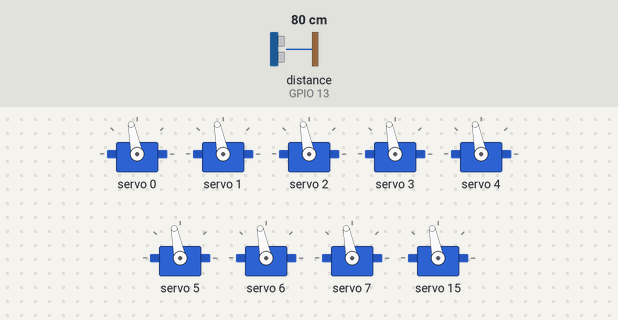
Recording of a sketch running on a simulated ESP32. Parts: 9 × servo. Wiring (inferred from the names in the program): ultrasonic range finder: trigger GPIO 12; echo GPIO 13. Inputs (shaded band) come from the test bench; at power-on: distance to the obstacle (sensor on GPIO 13) 80 cm. The echo pulse lasts 58.3 µs per cm; nothing arrives over Bluetooth unless stated; what the sketch prints to the serial monitor is not drawn.

Above: at 0.1 s.
1.8 s: distance to the obstacle (sensor on GPIO 13) set to 2 cm
At 2.83 s:
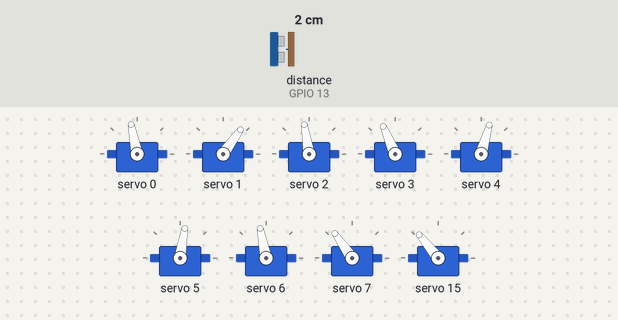
4.8 s: distance to the obstacle (sensor on GPIO 13) set to 35 cm
At 5.65 s:
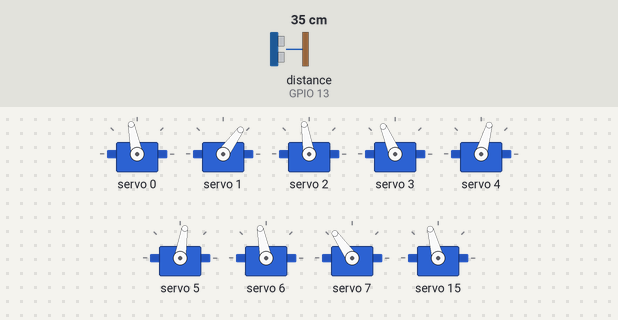
7.8 s: distance to the obstacle (sensor on GPIO 13) set to 4 cm
At 8.51 s:
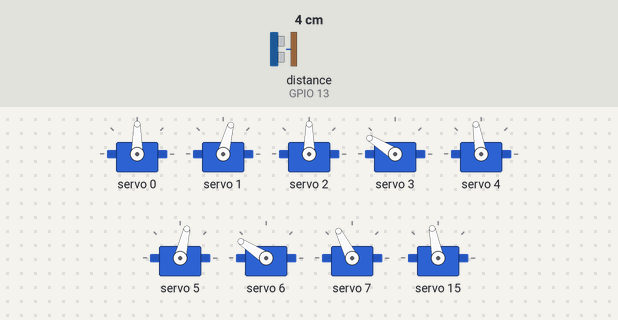
10.8 s: distance to the obstacle (sensor on GPIO 13) set to 60 cm
At 11.11 s:
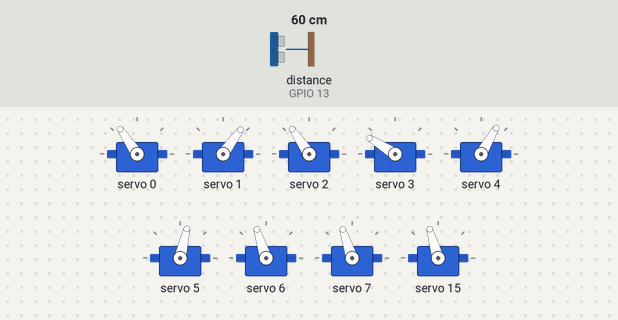
13.8 s: distance to the obstacle (sensor on GPIO 13) set to 9 cm
At 14.6 s:
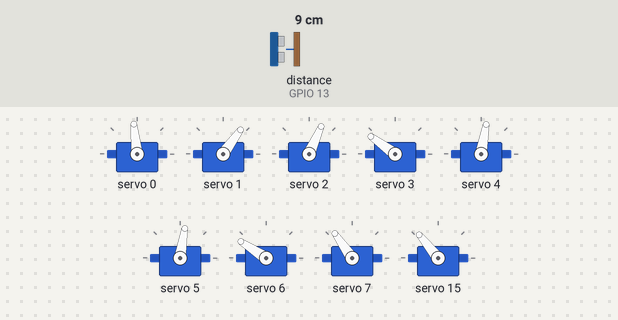
16.8 s: distance to the obstacle (sensor on GPIO 13) set to 120 cm
At 17.15 s:
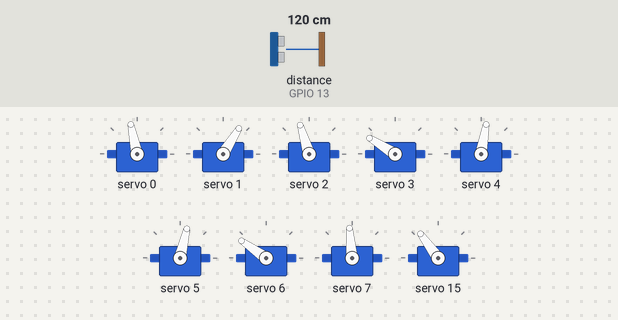
Timing chart, 0 to 20.8 s (numbered marks = the images above; inputs shaded):
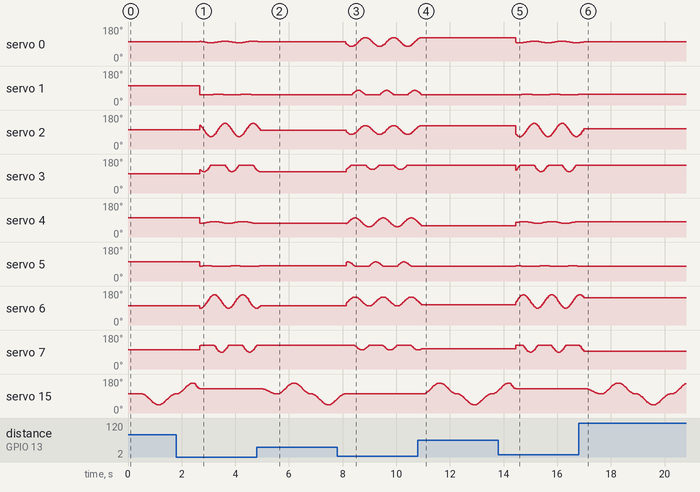

Measured:
- after the input at 4.8 s, servo 0: goes on until 4.9 s, then stays 101°; servo 1: stops changing and stays 54°; servo 3: goes on until 4.9 s, then stays 113°; servo 4: goes on until 4.9 s, then stays 74°; servo 5: goes on until 4.9 s, then stays 81°
- after the input at 10.8 s, servo 0, servo 2: goes on until 10.9 s, then stays 124°; servo 3: stops changing and stays 148°; servo 5: stops changing and stays 77°
- after the input at 16.8 s, servo 0: goes on until 17.0 s, then stays 102°; servo 1: goes on until 16.9 s, then stays 58°; servo 3: stops changing and stays 148°; servo 4: goes on until 17.0 s, then stays 80°; servo 5: goes on until 16.8 s, then stays 77°

The sketch:

ALBERT_hand_following.ino
```cpp
#include <Wire.h>
#include <Adafruit_PWMServoDriver.h>
#include <math.h>

#if defined(ESP32)
#include "BluetoothSerial.h"
BluetoothSerial SerialBT;
#endif

Adafruit_PWMServoDriver pwm = Adafruit_PWMServoDriver();

// ============================================================
// Servo configuration
// ============================================================
#define SERVOMIN   50
#define SERVOMAX   550
#define CENTER     325
#define NUM_SERVOS 8
#define NECK_SERVO 15

// Radar sweep — wider and slower
#define SWEEP_RANGE  120
#define SWEEP_STEPS   4

// Smooth neck move config
#define SMOOTH_STEPS  30          // interpolation steps per move
#define SMOOTH_DELAY  20          // ms per step → ~600ms per swing

// Walk motion parameters
#define DELAY_TIME    3
#define SPEED_FACTOR  1.5
#define MAX_STEP      8

// ============================================================
// Target detection / loss thresholds — HYSTERESIS
// ============================================================
#define DETECT_DIST   20          // cm — acquire target
#define LOSE_DIST     30          // cm — lose target (wider gap = more stable)

// Consecutive miss counter — ignore single noisy pings
#define MISS_THRESHOLD  5         // need N consecutive misses before giving up

// ============================================================
// Ultrasonic
// ============================================================
#define TRIG_PIN 12
#define ECHO_PIN 13

// ============================================================
// Walk oscillation globals
// ============================================================
const float FREQUENCY = 0.006;
const float AMPLITUDE = 50.0;

int direction = 1;
unsigned long currentMillis = 0, oldMillis = 0, innerTime = 0;

float off_set_walk[NUM_SERVOS] = {0, -100, 0, 100, -50, -50, 50, +50};
int   pulselen[NUM_SERVOS];

float phase[8] = {
  PI  +  PI/8,   PI/2 + PI  +  PI/8,
  0   +  PI/8,   PI/2        +  PI/8,
  0   -  PI/8,   PI/2        -  PI/8,
  PI  -  PI/8,   PI/2 + PI  -  PI/8
};

// ============================================================
// State machine
// ============================================================
enum DogState { STATE_SCAN, STATE_LEFT, STATE_RIGHT, STATE_FWD };
DogState state = STATE_SCAN;

// ============================================================
// Neck tracking
// ============================================================
int currentNeckPos = CENTER;

// ============================================================
// Easing + smooth servo
// ============================================================
float easeInOut(float t) {
  return 0.5f * (1.0f - cos(t * PI));
}

void smoothServo(uint8_t channel, int &currentPos, int targetPos,
                 int steps = SMOOTH_STEPS, int stepDelay = SMOOTH_DELAY) {
  if (currentPos == targetPos) return;
  int startPos = currentPos;
  for (int i = 1; i <= steps; i++) {
    float t      = (float)i / (float)steps;
    float eased  = easeInOut(t);
    int   newPos = startPos + (int)((targetPos - startPos) * eased);
    pwm.setPWM(channel, 0, newPos);
    delay(stepDelay);
  }
  currentPos = targetPos;
}

// ============================================================
// Distance measurement
// ============================================================
long readDistance() {
  digitalWrite(TRIG_PIN, LOW);
  delayMicroseconds(2);
  digitalWrite(TRIG_PIN, HIGH);
  delayMicroseconds(10);
  digitalWrite(TRIG_PIN, LOW);

  long duration = pulseIn(ECHO_PIN, HIGH, 30000);
  long distance = duration * 0.034 / 2;
  if (distance == 0) distance = 9999;
  return distance;
}

// Averaged to reduce ultrasonic jitter
long readDistanceAvg(int samples = 3) {
  long sum = 0;
  for (int i = 0; i < samples; i++) {
    sum += readDistance();
    delay(5);
  }
  return sum / samples;
}

// ============================================================
// Target loss check — hysteresis + consecutive miss counter
// Returns true only if target is GENUINELY lost
// ============================================================
bool targetLost() {
  static int missCount = 0;

  long d = readDistanceAvg();

  if (d > LOSE_DIST) {
    missCount++;
    Serial.print("Miss "); Serial.print(missCount);
    Serial.print("/"); Serial.println(MISS_THRESHOLD);

    if (missCount >= MISS_THRESHOLD) {
      missCount = 0;
      return true;    // confirmed lost
    }
  } else {
    missCount = 0;    // any good reading resets the counter
  }

  return false;
}

// ============================================================
// Transition helper
// ============================================================
void transitionToScan() {
  Serial.println("Target lost → easing back to scan");
  smoothServo(NECK_SERVO, currentNeckPos, CENTER, SMOOTH_STEPS, SMOOTH_DELAY);
  state = STATE_SCAN;
}

// ============================================================
// Walk sequences
// ============================================================
void runOscillation(float localAmp[8]) {
  oldMillis     = currentMillis;
  currentMillis = millis();
  innerTime    += direction * (currentMillis - oldMillis);

  for (int s = 0; s < NUM_SERVOS; s += 2) {
    pulselen[s] = CENTER + off_set_walk[s]
                + localAmp[s] * AMPLITUDE * cos(FREQUENCY * innerTime + phase[s]);
    pwm.setPWM(s, 0, pulselen[s]);
  }

  for (int s = 1; s < NUM_SERVOS; s += 2) {
    float c     = max(0.0f, cos(FREQUENCY * innerTime + phase[s]));
    pulselen[s] = CENTER + off_set_walk[s] + localAmp[s] * AMPLITUDE * c;
    pwm.setPWM(s, 0, pulselen[s]);
  }

  delay(DELAY_TIME);
}

void runWalkSequence(Adafruit_PWMServoDriver &unused) {
  float a[8] = {1.0, 1.0, -1.0, -1.0, 1.0, 1.0, -1.0, -1.0};
  runOscillation(a);
}

void runWalkSequenceLeft(Adafruit_PWMServoDriver &unused) {
  float a[8] = {1.5, 1.5, -0.2, -0.2, 1.5, 1.5, -0.2, -0.2};
  runOscillation(a);
}

void runWalkSequenceRight(Adafruit_PWMServoDriver &unused) {
  float a[8] = {0.2, 0.2, -1.5, -1.5, 0.2, 0.2, -1.5, -1.5};
  runOscillation(a);
}

void runWalkSequenceLeftSpot(Adafruit_PWMServoDriver &unused) {
  float a[8] = {1.5, 1.5, 1.5, 1.5, 1.5, 1.5, 1.5, 1.5};
  runOscillation(a);
}

void runWalkSequenceRightSpot(Adafruit_PWMServoDriver &unused) {
  float a[8] = {-1.5, -1.5, -1.5, -1.5, -1.5, -1.5, -1.5, -1.5};
  runOscillation(a);
}

// ============================================================
// Setup
// ============================================================
void setup() {
  Serial.begin(115200);

#if defined(ESP32)
  SerialBT.begin("ESP32_RadarDog");
#endif

  pinMode(TRIG_PIN, OUTPUT);
  pinMode(ECHO_PIN, INPUT);

  pwm.begin();
  pwm.setPWMFreq(50);
  delay(10);

  for (int i = 0; i < NUM_SERVOS; i++)
    pwm.setPWM(i, 0, CENTER);

  currentNeckPos = CENTER;
  pwm.setPWM(NECK_SERVO, 0, CENTER);
  delay(500);
}

// ============================================================
// Main loop
// ============================================================
void loop() {

  switch (state) {

    // ----------------------------------------------------------
    // SCAN MODE
    // ----------------------------------------------------------
    case STATE_SCAN: {

      const int positions[SWEEP_STEPS] = {
        CENTER - SWEEP_RANGE,
        CENTER,
        CENTER + SWEEP_RANGE,
        CENTER
      };

      static int index = 0;
      int targetPos = positions[index];

      smoothServo(NECK_SERVO, currentNeckPos, targetPos, SMOOTH_STEPS, SMOOTH_DELAY);

      long d = readDistanceAvg();
      Serial.print("SCAN pos "); Serial.print(targetPos);
      Serial.print("  dist = "); Serial.println(d);

      // Use DETECT_DIST (tight threshold) to acquire target
      if (d < DETECT_DIST) {
        if      (targetPos > CENTER + 15) { Serial.println("→ RIGHT"); state = STATE_RIGHT; }
        else if (targetPos < CENTER - 15) { Serial.println("→ LEFT");  state = STATE_LEFT;  }
        else                              { Serial.println("→ FWD");   state = STATE_FWD;   }
        break;
      }

      index = (index + 1) % SWEEP_STEPS;
      break;
    }

    // ----------------------------------------------------------
    // TURN LEFT
    // Uses LOSE_DIST + miss counter to release lock
    // ----------------------------------------------------------
    case STATE_LEFT:
      smoothServo(NECK_SERVO, currentNeckPos, CENTER - SWEEP_RANGE / 2, 15, 15);
      runWalkSequenceLeft(pwm);
      if (targetLost()) transitionToScan();
      break;

    // ----------------------------------------------------------
    // TURN RIGHT
    // ----------------------------------------------------------
    case STATE_RIGHT:
      smoothServo(NECK_SERVO, currentNeckPos, CENTER + SWEEP_RANGE / 2, 15, 15);
      runWalkSequenceRight(pwm);
      if (targetLost()) transitionToScan();
      break;

    // ----------------------------------------------------------
    // FORWARD
    // ----------------------------------------------------------
    case STATE_FWD:
      smoothServo(NECK_SERVO, currentNeckPos, CENTER, 15, 15);
      runWalkSequence(pwm);
      if (targetLost()) transitionToScan();
      break;
  }
}
```
